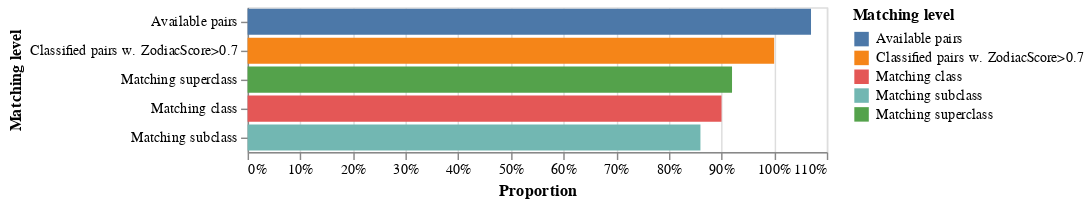

Write notebook code for a chart like this one.
### Code cell
check_matching_annotations.table_class_matching
make_barchart_match(check_matching_annotations.table_class_matching) ### This one for absolute values
make_barchart_match_rel(check_matching_annotations.table_class_matching)

### Figure 1 — Vega-Lite specification as saved in the notebook (floating-point values rounded to 4 significant figures)
{"config": {"view": {"continuousWidth": 400, "continuousHeight": 300}}, "data": {"name": "data-fed1b775f6825bcfd4064b3f2592cdbc"}, "mark": "bar", "encoding": {"color": {"type": "nominal", "field": "Matching level"}, "x": {"type": "quantitative", "axis": {"format": ".0%"}, "field": "Relative", "stack": "zero", "title": "Proportion"}, "y": {"type": "nominal", "field": "Matching level", "sort": "-x"}}, "$schema": "https://vega.github.io/schema/vega-lite/v4.8.1.json", "datasets": {"data-fed1b775f6825bcfd4064b3f2592cdbc": [{"Matching level": "Available pairs", "Count": 128, "Relative": 1.07}, {"Matching level": "Classified pairs w. ZodiacScore>0.7", "Count": 120, "Relative": 1.0}, {"Matching level": "Matching superclass", "Count": 110, "Relative": 0.92}, {"Matching level": "Matching class", "Count": 108, "Relative": 0.9}, {"Matching level": "Matching subclass", "Count": 103, "Relative": 0.86}]}}
